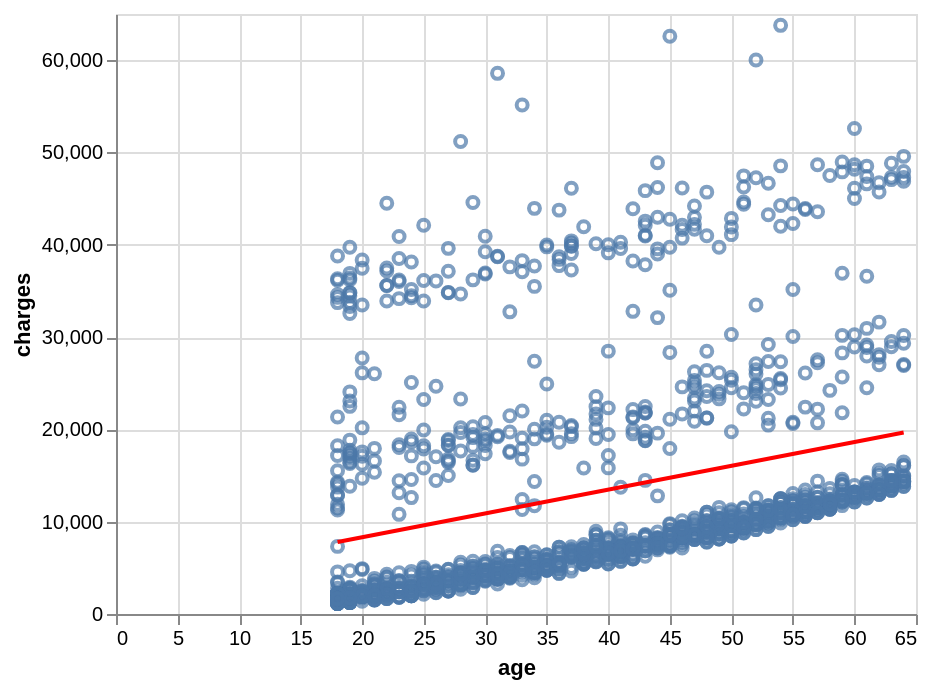

Notebook cell for this chart:
### Code cell
# We are creating a scatter plot with the best-fit line.

# Import the necessary library for regression.
from altair import datum

points = alt.Chart(df).mark_point().encode(
    x='age',
    y='charges'
)

# Calculate the regression line.

line = points.transform_regression('age', 'charges').mark_line(color='red')

# Combine the points and the regression line.

points + line

### Figure 1 — Vega-Lite specification as saved in the notebook (floating-point values rounded to 4 significant figures; data arrays with more than 128 entries replaced by an {"elided": "..."} marker saying what was removed)
{"config": {"view": {"continuousWidth": 400, "continuousHeight": 300}}, "layer": [{"mark": "point", "encoding": {"x": {"field": "age", "type": "quantitative"}, "y": {"field": "charges", "type": "quantitative"}}}, {"mark": {"type": "line", "color": "red"}, "encoding": {"x": {"field": "age", "type": "quantitative"}, "y": {"field": "charges", "type": "quantitative"}}, "transform": [{"on": "age", "regression": "charges"}]}], "data": {"name": "data-940772b709be72b3ac8e197cfacbd9fb"}, "$schema": "https://vega.github.io/schema/vega-lite/v4.17.0.json", "datasets": {"data-940772b709be72b3ac8e197cfacbd9fb": {"elided": "1338 records"}}}
